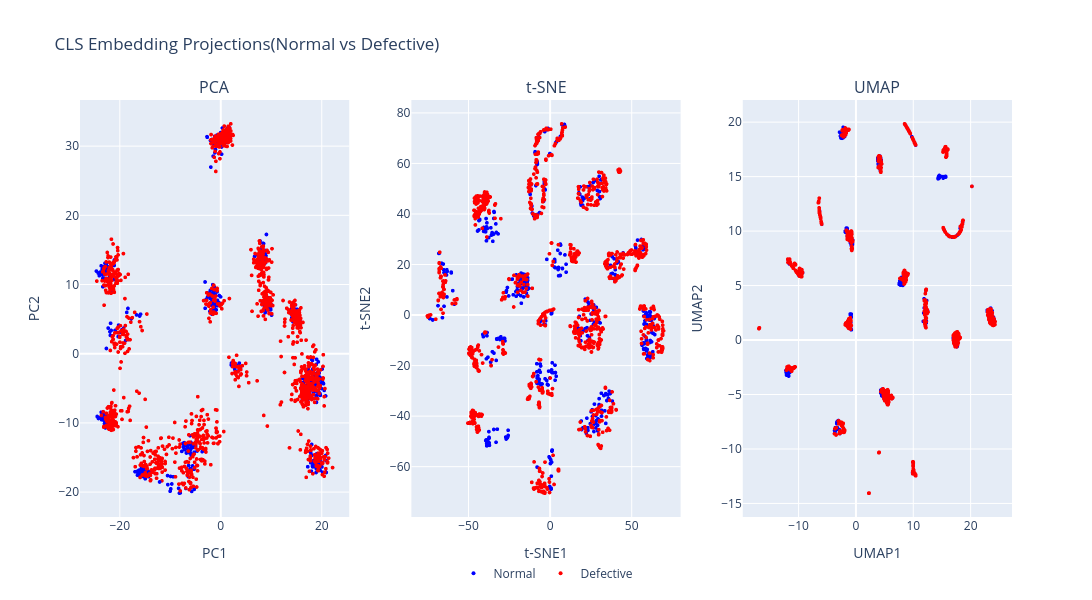

The cell this chart's notebook holds for it:
### Code cell
pca_test = pca_2d[~train_mask]
tsne_test = tsne_2d[~train_mask]
umap_test = umap_2d[~train_mask]

def_fig = make_subplots(
    rows=1,
    cols=3,
    subplot_titles=("PCA", "t-SNE", "UMAP")
)

plot_meta = [("PCA", pca_test, 1), ("t-SNE", tsne_test, 2), ("UMAP", umap_test, 3)]
for idx, (method_name, coords, col) in enumerate(plot_meta):
    for category in categories:
        mask = test_meta["category"] == category
        good_mask = mask & (test_meta["type"] == "good")
        bad_mask = mask & (test_meta["type"] != "good")

        def_fig.add_trace(
            go.Scattergl(
                x=coords[good_mask, 0],
                y=coords[good_mask, 1],
                mode="markers",
                marker=dict(size=4, color="blue"),
                name="Normal",
                showlegend=(method_name == "PCA" and category == categories[0]),
                legendgroup="Normal",
                customdata=np.stack([
                    test_meta.loc[good_mask, "category"],
                    test_meta.loc[good_mask, "type"],
                    test_meta.loc[good_mask, "path"]
                ], axis=1),
                hovertemplate=(
                    "Category: %{customdata[0]}" +
                    "<br>Type: %{customdata[1]}" +
                    "<br>Path: %{customdata[2]}" +
                    "<extra></extra>"
                )
            ),
            row=1,
            col=col
        )

        def_fig.add_trace(
            go.Scattergl(
                x=coords[bad_mask, 0],
                y=coords[bad_mask, 1],
                mode="markers",
                marker=dict(size=4, color="red"),
                name="Defective",
                showlegend=(method_name == "PCA" and category == categories[0]),
                legendgroup="Defective",
                customdata=np.stack([
                    test_meta.loc[bad_mask, "category"],
                    test_meta.loc[bad_mask, "type"],
                    test_meta.loc[bad_mask, "path"]
                ], axis=1),
                hovertemplate=(
                    "Category: %{customdata[0]}" +
                    "<br>Type: %{customdata[1]}" +
                    "<br>Path: %{customdata[2]}" +
                    "<extra></extra>"
                )
            ),
            row=1,
            col=col
        )

def_fig.update_xaxes(title_text="PC1", row=1, col=1)
def_fig.update_yaxes(title_text="PC2", row=1, col=1)

def_fig.update_xaxes(title_text="t-SNE1", row=1, col=2)
def_fig.update_yaxes(title_text="t-SNE2", row=1, col=2)

def_fig.update_xaxes(title_text="UMAP1", row=1, col=3)
def_fig.update_yaxes(title_text="UMAP2", row=1, col=3)

def_fig.update_layout(
    title="CLS Embedding Projections(Normal vs Defective)",
    width=1600, height=600,
    legend=dict(
        orientation="h",
        yanchor="top",
        y=-0.1,
        xanchor="center",
        x=0.5
    )
)
def_fig.show()
def_fig.write_image(IMAGE_DIR / "def_normal.svg")
